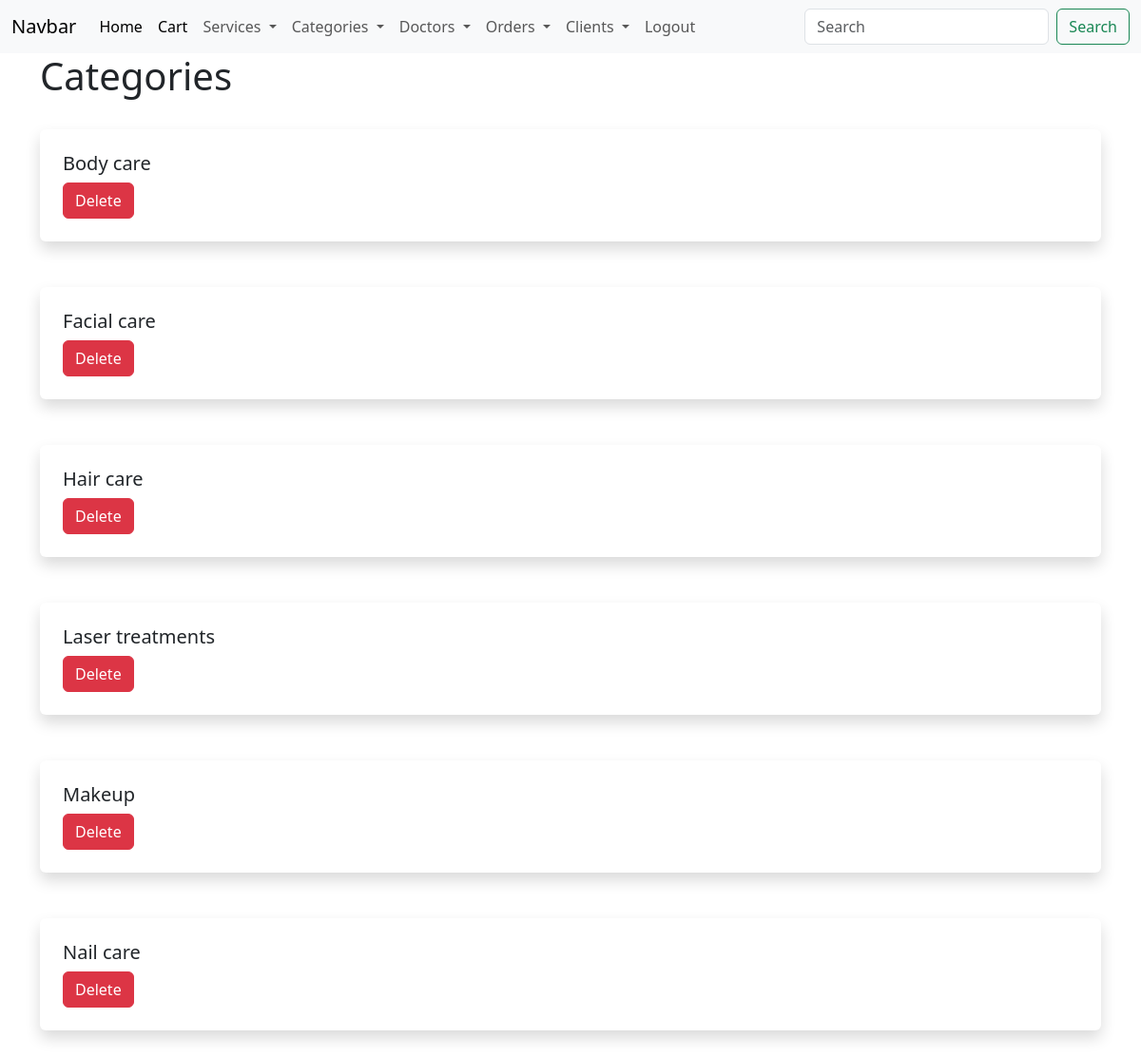
Page /categories/ (signed in) on the committed database.
### beautyapp/models.py (models this page shows, shortened)
class Category(models.Model):
    name = models.CharField(max_length=200, db_index=True)
    slug = models.SlugField(max_length=200, db_index=True, unique=True)
    created = models.DateTimeField(auto_now_add=True)
    class Meta:
        ordering = ('name',)
        verbose_name = 'Category'
        verbose_name_plural = 'Categories'

### beautyapp/views.py (the view)
# urls.py: path('categories/', views.category_list, name='category_list'),
def category_list(request):
    categories = Category.objects.all()
    context = {
        'categories': categories,
    }
    return render(request, 'categories/category_list.html', context)

### beautyapp/templates/categories/category_list.html
{% extends 'beautyapp/base.html' %}
{% block content %}
<div class="container">
    <div class="row justify-center">
        <div class="col">
            <h1>Categories</h1>
            <br>
            {% for category in categories %}
            <div class="shadow p-4 mb-5 bg-body rounded">
                <h5>{{ category.name }}</h5>
                <a href="{% url 'delete_category' category.id %}" class="btn btn-danger">Delete</a>
            </div>
            {% endfor %}
        </div>
    </div>
    {% endblock %}

### rows in the picture
Category: name "Body care"
Category: name "Facial care"
Category: name "Hair care"
Category: name "Laser treatments"
Category: name "Makeup"
Category: name "Nail care"
